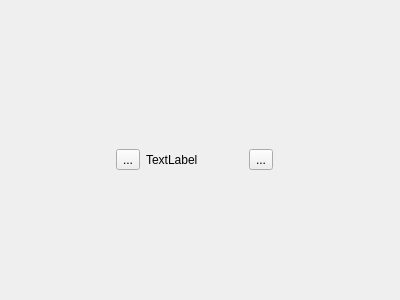
<?xml version="1.0" encoding="UTF-8"?>
<ui version="4.0">
 <class>fileCard</class>
 <widget class="QWidget" name="fileCard">
  <property name="geometry">
   <rect>
    <x>0</x>
    <y>0</y>
    <width>400</width>
    <height>300</height>
   </rect>
  </property>
  <property name="windowTitle">
   <string>Form</string>
  </property>
  <widget class="QWidget" name="horizontalLayoutWidget">
   <property name="geometry">
    <rect>
     <x>110</x>
     <y>120</y>
     <width>169</width>
     <height>80</height>
    </rect>
   </property>
   <layout class="QHBoxLayout" name="cardLayout">
    <property name="leftMargin">
     <number>6</number>
    </property>
    <property name="topMargin">
     <number>6</number>
    </property>
    <property name="rightMargin">
     <number>6</number>
    </property>
    <property name="bottomMargin">
     <number>6</number>
    </property>
    <item>
     <widget class="QToolButton" name="btnOpen">
      <property name="text">
       <string>...</string>
      </property>
      <property name="icon">
       <iconset theme="QIcon::ThemeIcon::DocumentOpen"/>
      </property>
      <property name="iconSize">
       <size>
        <width>24</width>
        <height>24</height>
       </size>
      </property>
     </widget>
    </item>
    <item>
     <widget class="QLabel" name="lblFileName">
      <property name="text">
       <string>TextLabel</string>
      </property>
     </widget>
    </item>
    <item>
     <widget class="QToolButton" name="btnClose">
      <property name="text">
       <string>...</string>
      </property>
      <property name="icon">
       <iconset theme="QIcon::ThemeIcon::ApplicationExit"/>
      </property>
      <property name="iconSize">
       <size>
        <width>12</width>
        <height>12</height>
       </size>
      </property>
     </widget>
    </item>
   </layout>
  </widget>
 </widget>
 <resources/>
 <connections/>
</ui>
